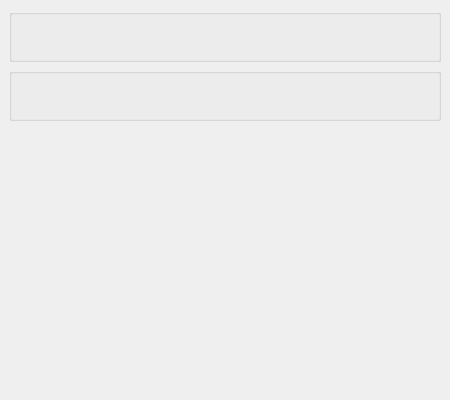
<?xml version="1.0" encoding="UTF-8"?>
<ui version="4.0">
 <class>MainWindow</class>
 <widget class="QMainWindow" name="MainWindow">
  <property name="geometry">
   <rect>
    <x>0</x>
    <y>0</y>
    <width>450</width>
    <height>400</height>
   </rect>
  </property>
  <property name="font">
   <font>
    <pointsize>16</pointsize>
   </font>
  </property>
  <widget class="QWidget" name="centralWidget">
   <layout class="QVBoxLayout" name="verticalLayout_2">
    <property name="bottomMargin">
     <number>12</number>
    </property>
    <item>
     <widget class="QWidget" name="widget" native="true">
      <layout class="QVBoxLayout" name="verticalLayout">
       <property name="leftMargin">
        <number>0</number>
       </property>
       <property name="topMargin">
        <number>0</number>
       </property>
       <property name="rightMargin">
        <number>0</number>
       </property>
       <property name="bottomMargin">
        <number>0</number>
       </property>
       <item>
        <widget class="Connect" name="connect"/>
       </item>
       <item>
        <widget class="Measure" name="measure">
         <property name="enabled">
          <bool>false</bool>
         </property>
        </widget>
       </item>
      </layout>
     </widget>
    </item>
    <item>
     <spacer name="verticalSpacer">
      <property name="orientation">
       <enum>Qt::Vertical</enum>
      </property>
      <property name="sizeHint" stdset="0">
       <size>
        <width>20</width>
        <height>40</height>
       </size>
      </property>
     </spacer>
    </item>
    <item>
     <widget class="ErrorLabel" name="errorLabel">
      <property name="text">
       <string/>
      </property>
     </widget>
    </item>
   </layout>
  </widget>
 </widget>
 <customwidgets>
  <customwidget>
   <class>Connect</class>
   <extends>QGroupBox</extends>
   <header>trace_history_gui/widgets/connect.h</header>
   <container>1</container>
  </customwidget>
  <customwidget>
   <class>Measure</class>
   <extends>QGroupBox</extends>
   <header>trace_history_gui/widgets/measure.h</header>
   <container>1</container>
  </customwidget>
  <customwidget>
   <class>ErrorLabel</class>
   <extends>QLabel</extends>
   <header>trace_history_gui/widgets/error_label.h</header>
  </customwidget>
 </customwidgets>
 <resources/>
 <connections/>
</ui>
